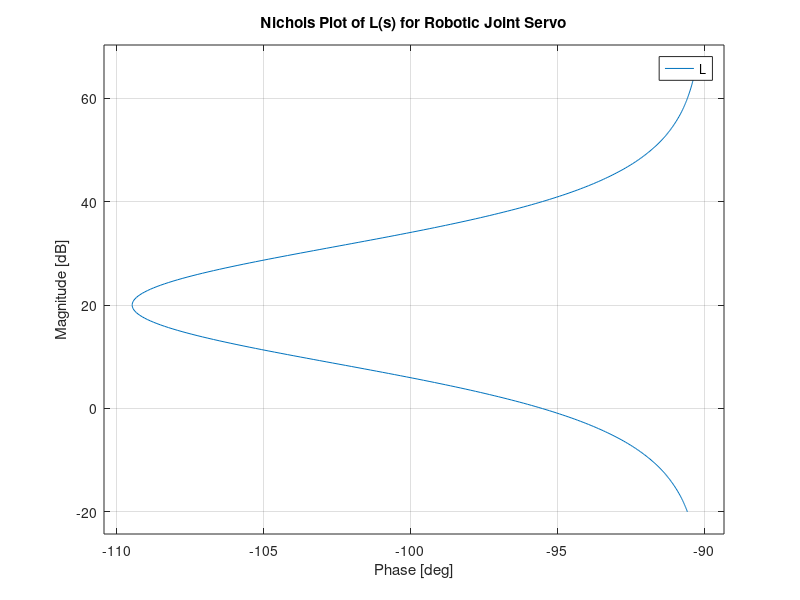

Here is the MATLAB script that generated this plot:
% MATLAB script for Nichols-based sensitivity analysis

s = tf('s');

J = 0.01;
B = 0.1;
G = 1 / (J * s^2 + B * s);     % Joint dynamics

Kp = 20;
Kd = 1;
C = Kd * s + Kp;               % PD controller

L = C * G;
S = feedback(1, L);            % S(s) = 1 / (1 + L)
T = feedback(L, 1);            % T(s) = L / (1 + L)

w = logspace(-1, 3, 400);
[magS, phaseS] = bode(S, w);
magS = squeeze(magS);
Ms = max(magS);
Ms_dB = 20 * log10(Ms);

fprintf('Peak sensitivity Ms = %.3f (%.2f dB)\n', Ms, Ms_dB);

figure;
nichols(L, w);
grid on;
title('Nichols Plot of L(s) for Robotic Joint Servo');

% In Robotics System Toolbox, a more realistic G(s) can be obtained by:
% robot = importrobot('someRobot.urdf');
% linSys = linearize(robotSimModel, operatingPoint);
% and then L = C * linSys for Nichols analysis.
